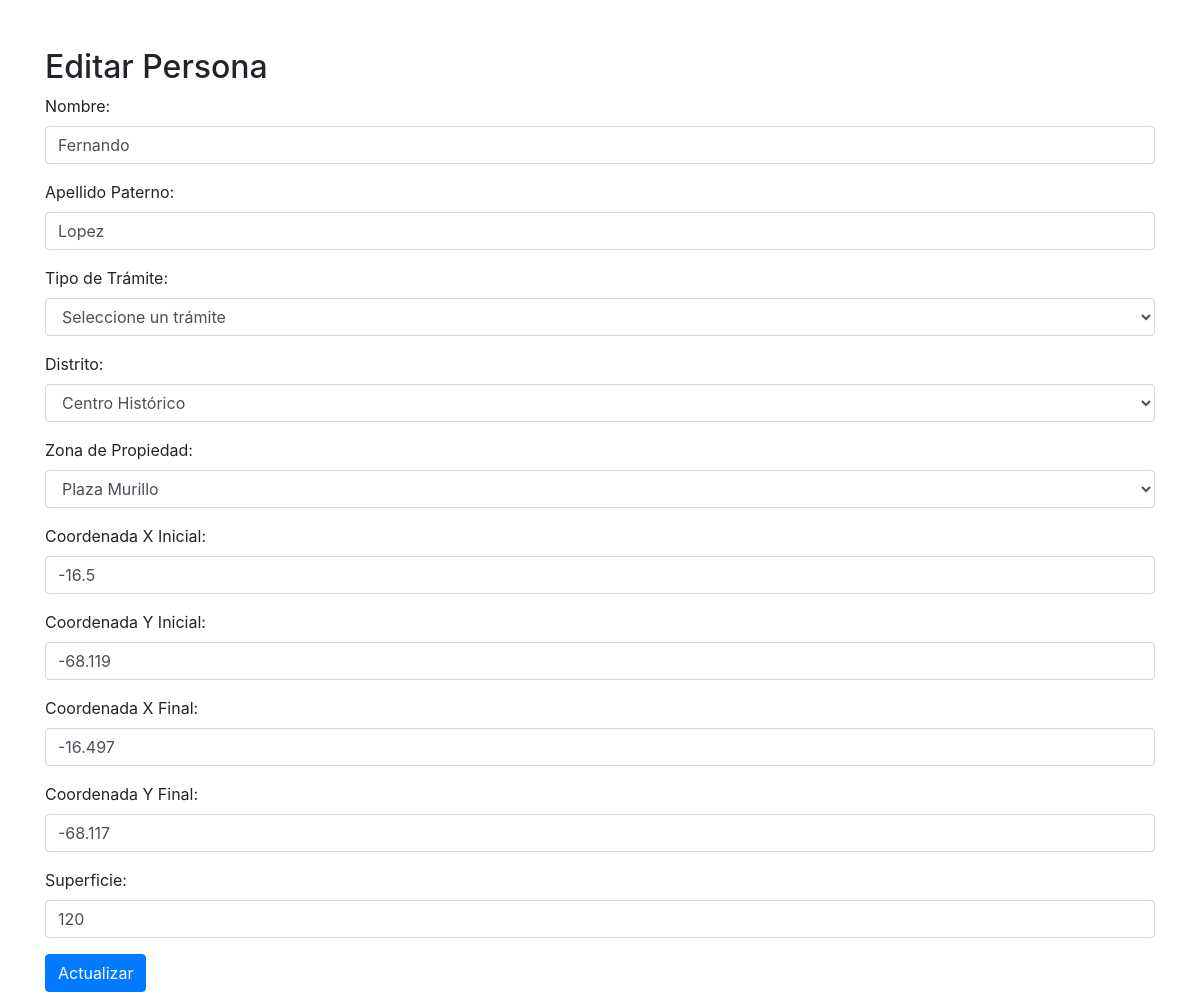
Page /editar_persona.php?ci=1111111 on the committed database.
### tables this page shows
CREATE TABLE `catastro` (
  `id` int(11) NOT NULL,
  `zona` varchar(100) DEFAULT NULL,
  `x_ini` float DEFAULT NULL,
  `y_ini` float DEFAULT NULL,
  `x_fin` float DEFAULT NULL,
  `y_fin` float DEFAULT NULL,
  `superficie` float DEFAULT NULL,
  `ci_persona` varchar(20) DEFAULT NULL,
  `distrito` varchar(50) DEFAULT NULL,
  `id_tramite` int(11) DEFAULT NULL
);

CREATE TABLE `persona` (
  `ci` varchar(20) NOT NULL,
  `nombre` varchar(100) DEFAULT NULL,
  `paterno` varchar(100) DEFAULT NULL
);

### editar_persona.php (the view, shortened to what this page needs)
<?php
include 'tramites.php';
if (isset($_GET['ci'])) {
    $ci = $_GET['ci'];
    $stmt = $pdo->prepare("SELECT * FROM Persona p INNER JOIN Catastro c ON p.ci = c.ci_persona WHERE p.ci = ?");
    $stmt->execute([$ci]);
    $persona = $stmt->fetch();
}
?>
<!DOCTYPE html>
<html lang="es">
<head>
    <link rel="stylesheet" href="https://stackpath.bootstrapcdn.com/bootstrap/4.5.2/css/bootstrap.min.css">
</head>
<body>
    <div class="container mt-5">
        <h2>Editar Persona</h2>
        <form action="actualizar_persona.php" method="post">
            <div class="form-group">
                <label for="nombre">Nombre:</label>
                <input type="text" name="nombre" class="form-control" value="<?= $persona['nombre'] ?>" required>
            </div>
            <div class="form-group">
                <label for="paterno">Apellido Paterno:</label>
                <input type="text" name="paterno" class="form-control" value="<?= $persona['paterno'] ?>" required>
            </div>
            <?php include 'form_persona_common.php'; ?>
            <div class="form-group">
                <label for="x_ini">Coordenada X Inicial:</label>
                <input type="text" name="x_ini" class="form-control" value="<?= $persona['x_ini'] ?>" required>
            </div>
            <div class="form-group">
                <label for="y_ini">Coordenada Y Inicial:</label>
                <input type="text" name="y_ini" class="form-control" value="<?= $persona['y_ini'] ?>" required>
            </div>
            <div class="form-group">
                <label for="x_fin">Coordenada X Final:</label>
                <input type="text" name="x_fin" class="form-control" value="<?= $persona['x_fin'] ?>" required>
            </div>
            <div class="form-group">
                <label for="y_fin">Coordenada Y Final:</label>
                <input type="text" name="y_fin" class="form-control" value="<?= $persona['y_fin'] ?>" required>
            </div>
            <div class="form-group">
                <label for="superficie">Superficie:</label>
                <input type="text" name="superficie" class="form-control" value="<?= $persona['superficie'] ?>" required>
            </div>
            <input type="submit" class="btn btn-primary" value="Actualizar">
        </form>
    </div>
</body>
</html>

### form_persona_common.php (shortened to what this page needs)
<?php
$distritoSeleccionado = isset($persona['distrito']) ? $persona['distrito'] : '';
?>
<div class="form-group">
    <label for="tipo_tramite">Tipo de Trámite:</label>
    <select name="tipo_tramite" class="form-control" required>
        <option value="">Seleccione un trámite</option>
    </select>
</div>
<div class="form-group">
    <label for="distrito">Distrito:</label>
    <select name="distrito" id="distrito" class="form-control" required>
        <option value="Centro Histórico" <?= ($distritoSeleccionado == "Centro Histórico") ? 'selected' : '' ?>>Centro Histórico</option>
    </select>
</div>
<div class="form-group">
    <label for="zona">Zona de Propiedad:</label>
    <select name="zona" id="zona" class="form-control" required>
        <option value="">Seleccione una zona</option>
    </select>
</div>

### rows in the picture
catastro: nombre "Fernando", paterno "Lopez", distrito "Centro Histórico", x_ini "-16.5", y_ini "-68.119", x_fin "-16.497", y_fin "-68.117", superficie "120"
